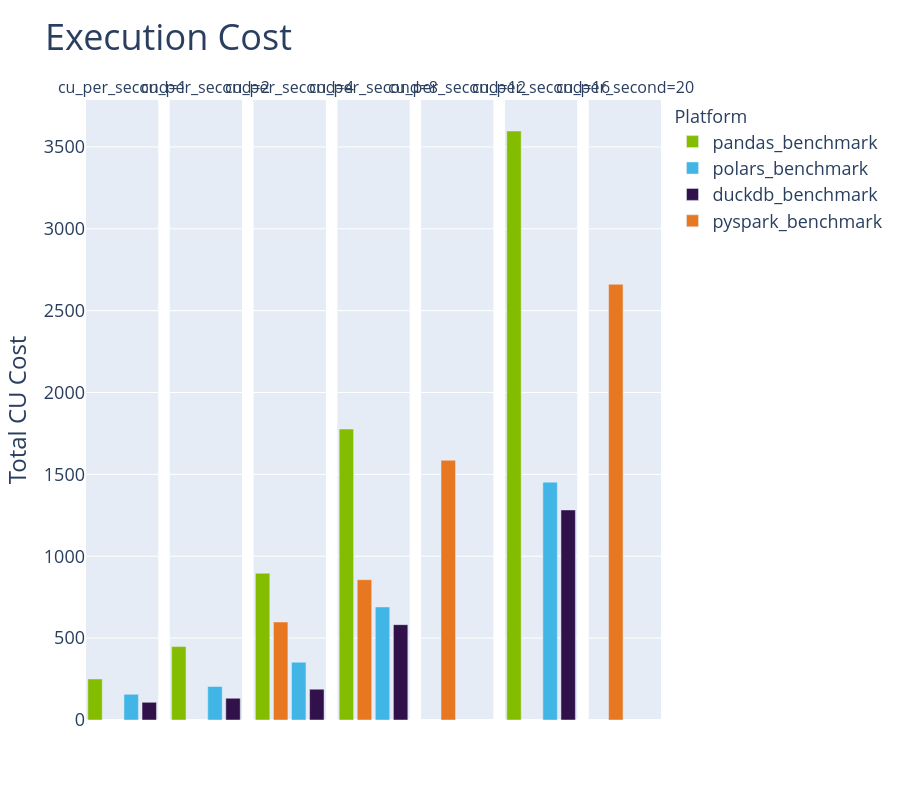

Notebook source saved alongside this figure:
### Markdown cell above
The following chart shows relative costs across all combinations of engine and configuration that we tested.

### Code cell
fig = px.bar(cu_cost, 
             x="workload_name",
             y="total_cu_cost",
             color="workload_name",
             title="Execution Cost",
             facet_col="cu_per_second",
             category_orders={
                 "cu_per_second": [1, 2, 4, 8, 12, 16, 20],
                 "workload_name": ["pandas_benchmark", "pyspark_benchmark", "polars_benchmark", "duckdb_benchmark"]
                 }
             )

fig.update_layout(
    yaxis_title="Total CU Cost"
)

fig.update_xaxes(visible=False)

fig.for_each_annotation(lambda a: a.update(font=dict(size=16)) if "=" in a.text else None)

fig.update_layout(
    title=dict(font=dict(size=36)),
    xaxis=dict(title_font=dict(size=24), tickfont=dict(size=18)),
    yaxis=dict(title_font=dict(size=24), tickfont=dict(size=18)),
    legend=dict(title=dict(text="Workload", font=dict(size=18)), font=dict(size=18))
)

fig.show(config={"toImageButtonOptions": {"format": "png", "scale": 2, "filename": "chart3", "width": 1920, "height": 1080}})

### Figure 1 — Plotly figure (JSON) as saved in the notebook; plotly's stock layout.template omitted (floating-point values rounded to 4 significant figures)
{"data": [{"hovertemplate": "workload_name=%{x}<br>cu_per_second=1<br>total_cu_cost=%{y}<extra></extra>", "legendgroup": "pandas_benchmark", "marker": {"color": "#84BD00", "pattern": {"shape": ""}}, "name": "pandas_benchmark", "orientation": "v", "showlegend": true, "textposition": "auto", "type": "bar", "x": ["pandas_benchmark"], "xaxis": "x", "y": [250.8], "yaxis": "y"}, {"hovertemplate": "workload_name=%{x}<br>cu_per_second=1<br>total_cu_cost=%{y}<extra></extra>", "legendgroup": "polars_benchmark", "marker": {"color": "#41B6E6", "pattern": {"shape": ""}}, "name": "polars_benchmark", "orientation": "v", "showlegend": true, "textposition": "auto", "type": "bar", "x": ["polars_benchmark"], "xaxis": "x", "y": [156.9], "yaxis": "y"}, {"hovertemplate": "workload_name=%{x}<br>cu_per_second=1<br>total_cu_cost=%{y}<extra></extra>", "legendgroup": "duckdb_benchmark", "marker": {"color": "#31114A", "pattern": {"shape": ""}}, "name": "duckdb_benchmark", "orientation": "v", "showlegend": true, "textposition": "auto", "type": "bar", "x": ["duckdb_benchmark"], "xaxis": "x", "y": [107.9], "yaxis": "y"}, {"hovertemplate": "workload_name=%{x}<br>cu_per_second=2<br>total_cu_cost=%{y}<extra></extra>", "legendgroup": "pandas_benchmark", "marker": {"color": "#84BD00", "pattern": {"shape": ""}}, "name": "pandas_benchmark", "orientation": "v", "showlegend": false, "textposition": "auto", "type": "bar", "x": ["pandas_benchmark"], "xaxis": "x2", "y": [448.2], "yaxis": "y2"}, {"hovertemplate": "workload_name=%{x}<br>cu_per_second=2<br>total_cu_cost=%{y}<extra></extra>", "legendgroup": "polars_benchmark", "marker": {"color": "#41B6E6", "pattern": {"shape": ""}}, "name": "polars_benchmark", "orientation": "v", "showlegend": false, "textposition": "auto", "type": "bar", "x": ["polars_benchmark"], "xaxis": "x2", "y": [204.8], "yaxis": "y2"}, {"hovertemplate": "workload_name=%{x}<br>cu_per_second=2<br>total_cu_cost=%{y}<extra></extra>", "legendgroup": "duckdb_benchmark", "marker": {"color": "#31114A", "pattern": {"shape": ""}}, "name": "duckdb_benchmark", "orientation": "v", "showlegend": false, "textposition": "auto", "type": "bar", "x": ["duckdb_benchmark"], "xaxis": "x2", "y": [132.8], "yaxis": "y2"}, {"hovertemplate": "workload_name=%{x}<br>cu_per_second=4<br>total_cu_cost=%{y}<extra></extra>", "legendgroup": "pandas_benchmark", "marker": {"color": "#84BD00", "pattern": {"shape": ""}}, "name": "pandas_benchmark", "orientation": "v", "showlegend": false, "textposition": "auto", "type": "bar", "x": ["pandas_benchmark"], "xaxis": "x3", "y": [896.2], "yaxis": "y3"}, {"hovertemplate": "workload_name=%{x}<br>cu_per_second=4<br>total_cu_cost=%{y}<extra></extra>", "legendgroup": "pyspark_benchmark", "marker": {"color": "#E87722", "pattern": {"shape": ""}}, "name": "pyspark_benchmark", "orientation": "v", "showlegend": true, "textposition": "auto", "type": "bar", "x": ["pyspark_benchmark"], "xaxis": "x3", "y": [598.5], "yaxis": "y3"}, {"hovertemplate": "workload_name=%{x}<br>cu_per_second=4<br>total_cu_cost=%{y}<extra></extra>", "legendgroup": "polars_benchmark", "marker": {"color": "#41B6E6", "pattern": {"shape": ""}}, "name": "polars_benchmark", "orientation": "v", "showlegend": false, "textposition": "auto", "type": "bar", "x": ["polars_benchmark"], "xaxis": "x3", "y": [352.8], "yaxis": "y3"}, {"hovertemplate": "workload_name=%{x}<br>cu_per_second=4<br>total_cu_cost=%{y}<extra></extra>", "legendgroup": "duckdb_benchmark", "marker": {"color": "#31114A", "pattern": {"shape": ""}}, "name": "duckdb_benchmark", "orientation": "v", "showlegend": false, "textposition": "auto", "type": "bar", "x": ["duckdb_benchmark"], "xaxis": "x3", "y": [188.1], "yaxis": "y3"}, {"hovertemplate": "workload_name=%{x}<br>cu_per_second=8<br>total_cu_cost=%{y}<extra></extra>", "legendgroup": "pandas_benchmark", "marker": {"color": "#84BD00", "pattern": {"shape": ""}}, "name": "pandas_benchmark", "orientation": "v", "showlegend": false, "textposition": "auto", "type": "bar", "x": ["pandas_benchmark"], "xaxis": "x4", "y": [1777.0], "yaxis": "y4"}, {"hovertemplate": "workload_name=%{x}<br>cu_per_second=8<br>total_cu_cost=%{y}<extra></extra>", "legendgroup": "pyspark_benchmark", "marker": {"color": "#E87722", "pattern": {"shape": ""}}, "name": "pyspark_benchmark", "orientation": "v", "showlegend": false, "textposition": "auto", "type": "bar", "x": ["pyspark_benchmark"], "xaxis": "x4", "y": [856.7], "yaxis": "y4"}, {"hovertemplate": "workload_name=%{x}<br>cu_per_second=8<br>total_cu_cost=%{y}<extra></extra>", "legendgroup": "polars_benchmark", "marker": {"color": "#41B6E6", "pattern": {"shape": ""}}, "name": "polars_benchmark", "orientation": "v", "showlegend": false, "textposition": "auto", "type": "bar", "x": ["polars_benchmark"], "xaxis": "x4", "y": [690.2], "yaxis": "y4"}, {"hovertemplate": "workload_name=%{x}<br>cu_per_second=8<br>total_cu_cost=%{y}<extra></extra>", "legendgroup": "duckdb_benchmark", "marker": {"color": "#31114A", "pattern": {"shape": ""}}, "name": "duckdb_benchmark", "orientation": "v", "showlegend": false, "textposition": "auto", "type": "bar", "x": ["duckdb_benchmark"], "xaxis": "x4", "y": [582.4], "yaxis": "y4"}, {"hovertemplate": "workload_name=%{x}<br>cu_per_second=12<br>total_cu_cost=%{y}<extra></extra>", "legendgroup": "pyspark_benchmark", "marker": {"color": "#E87722", "pattern": {"shape": ""}}, "name": "pyspark_benchmark", "orientation": "v", "showlegend": false, "textposition": "auto", "type": "bar", "x": ["pyspark_benchmark"], "xaxis": "x5", "y": [1586.0], "yaxis": "y5"}, {"hovertemplate": "workload_name=%{x}<br>cu_per_second=16<br>total_cu_cost=%{y}<extra></extra>", "legendgroup": "pandas_benchmark", "marker": {"color": "#84BD00", "pattern": {"shape": ""}}, "name": "pandas_benchmark", "orientation": "v", "showlegend": false, "textposition": "auto", "type": "bar", "x": ["pandas_benchmark"], "xaxis": "x6", "y": [3597.0], "yaxis": "y6"}, {"hovertemplate": "workload_name=%{x}<br>cu_per_second=16<br>total_cu_cost=%{y}<extra></extra>", "legendgroup": "polars_benchmark", "marker": {"color": "#41B6E6", "pattern": {"shape": ""}}, "name": "polars_benchmark", "orientation": "v", "showlegend": false, "textposition": "auto", "type": "bar", "x": ["polars_benchmark"], "xaxis": "x6", "y": [1453.0], "yaxis": "y6"}, {"hovertemplate": "workload_name=%{x}<br>cu_per_second=16<br>total_cu_cost=%{y}<extra></extra>", "legendgroup": "duckdb_benchmark", "marker": {"color": "#31114A", "pattern": {"shape": ""}}, "name": "duckdb_benchmark", "orientation": "v", "showlegend": false, "textposition": "auto", "type": "bar", "x": ["duckdb_benchmark"], "xaxis": "x6", "y": [1283.0], "yaxis": "y6"}, {"hovertemplate": "workload_name=%{x}<br>cu_per_second=20<br>total_cu_cost=%{y}<extra></extra>", "legendgroup": "pyspark_benchmark", "marker": {"color": "#E87722", "pattern": {"shape": ""}}, "name": "pyspark_benchmark", "orientation": "v", "showlegend": false, "textposition": "auto", "type": "bar", "x": ["pyspark_benchmark"], "xaxis": "x7", "y": [2661.0], "yaxis": "y7"}], "layout": {"annotations": [{"font": {"size": 16}, "showarrow": false, "text": "cu_per_second=1", "x": 0.06286, "xanchor": "center", "xref": "paper", "y": 1, "yanchor": "bottom", "yref": "paper"}, {"font": {"size": 16}, "showarrow": false, "text": "cu_per_second=2", "x": 0.2086, "xanchor": "center", "xref": "paper", "y": 1, "yanchor": "bottom", "yref": "paper"}, {"font": {"size": 16}, "showarrow": false, "text": "cu_per_second=4", "x": 0.3543, "xanchor": "center", "xref": "paper", "y": 1, "yanchor": "bottom", "yref": "paper"}, {"font": {"size": 16}, "showarrow": false, "text": "cu_per_second=8", "x": 0.5, "xanchor": "center", "xref": "paper", "y": 1, "yanchor": "bottom", "yref": "paper"}, {"font": {"size": 16}, "showarrow": false, "text": "cu_per_second=12", "x": 0.6457, "xanchor": "center", "xref": "paper", "y": 1, "yanchor": "bottom", "yref": "paper"}, {"font": {"size": 16}, "showarrow": false, "text": "cu_per_second=16", "x": 0.7914, "xanchor": "center", "xref": "paper", "y": 1, "yanchor": "bottom", "yref": "paper"}, {"font": {"size": 16}, "showarrow": false, "text": "cu_per_second=20", "x": 0.9371, "xanchor": "center", "xref": "paper", "y": 1, "yanchor": "bottom", "yref": "paper"}], "barmode": "relative", "height": 800, "legend": {"font": {"size": 18}, "title": {"font": {"size": 18}, "text": "Platform"}, "tracegroupgap": 0}, "title": {"font": {"size": 36}, "text": "Execution Cost"}, "xaxis": {"anchor": "y", "categoryarray": ["pandas_benchmark", "pyspark_benchmark", "polars_benchmark", "duckdb_benchmark"], "categoryorder": "array", "domain": [0, 0.1257], "tickfont": {"size": 18}, "title": {"font": {"size": 24}, "text": "workload_name"}, "visible": false}, "xaxis2": {"anchor": "y2", "categoryarray": ["pandas_benchmark", "pyspark_benchmark", "polars_benchmark", "duckdb_benchmark"], "categoryorder": "array", "domain": [0.1457, 0.2714], "matches": "x", "title": {"text": "workload_name"}, "visible": false}, "xaxis3": {"anchor": "y3", "categoryarray": ["pandas_benchmark", "pyspark_benchmark", "polars_benchmark", "duckdb_benchmark"], "categoryorder": "array", "domain": [0.2914, 0.4171], "matches": "x", "title": {"text": "workload_name"}, "visible": false}, "xaxis4": {"anchor": "y4", "categoryarray": ["pandas_benchmark", "pyspark_benchmark", "polars_benchmark", "duckdb_benchmark"], "categoryorder": "array", "domain": [0.4371, 0.5629], "matches": "x", "title": {"text": "workload_name"}, "visible": false}, "xaxis5": {"anchor": "y5", "categoryarray": ["pandas_benchmark", "pyspark_benchmark", "polars_benchmark", "duckdb_benchmark"], "categoryorder": "array", "domain": [0.5829, 0.7086], "matches": "x", "title": {"text": "workload_name"}, "visible": false}, "xaxis6": {"anchor": "y6", "categoryarray": ["pandas_benchmark", "pyspark_benchmark", "polars_benchmark", "duckdb_benchmark"], "categoryorder": "array", "domain": [0.7286, 0.8543], "matches": "x", "title": {"text": "workload_name"}, "visible": false}, "xaxis7": {"anchor": "y7", "categoryarray": ["pandas_benchmark", "pyspark_benchmark", "polars_benchmark", "duckdb_benchmark"], "categoryorder": "array", "domain": [0.8743, 1.0], "matches": "x", "title": {"text": "workload_name"}, "visible": false}, "yaxis": {"anchor": "x", "domain": [0, 1], "tickfont": {"size": 18}, "title": {"font": {"size": 24}, "text": "Total CU Cost"}}, "yaxis2": {"anchor": "x2", "domain": [0, 1], "matches": "y", "showticklabels": false}, "yaxis3": {"anchor": "x3", "domain": [0, 1], "matches": "y", "showticklabels": false}, "yaxis4": {"anchor": "x4", "domain": [0, 1], "matches": "y", "showticklabels": false}, "yaxis5": {"anchor": "x5", "domain": [0, 1], "matches": "y", "showticklabels": false}, "yaxis6": {"anchor": "x6", "domain": [0, 1], "matches": "y", "showticklabels": false}, "yaxis7": {"anchor": "x7", "domain": [0, 1], "matches": "y", "showticklabels": false}}}
